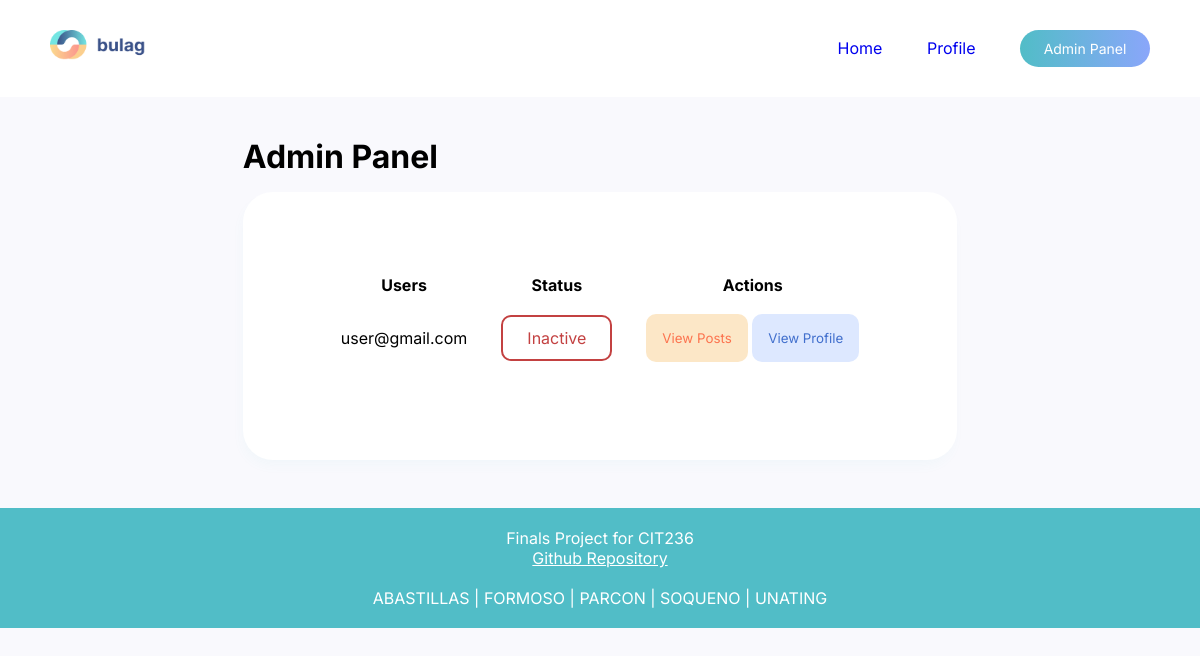
Page /admin_panel.php on the earlier database version.
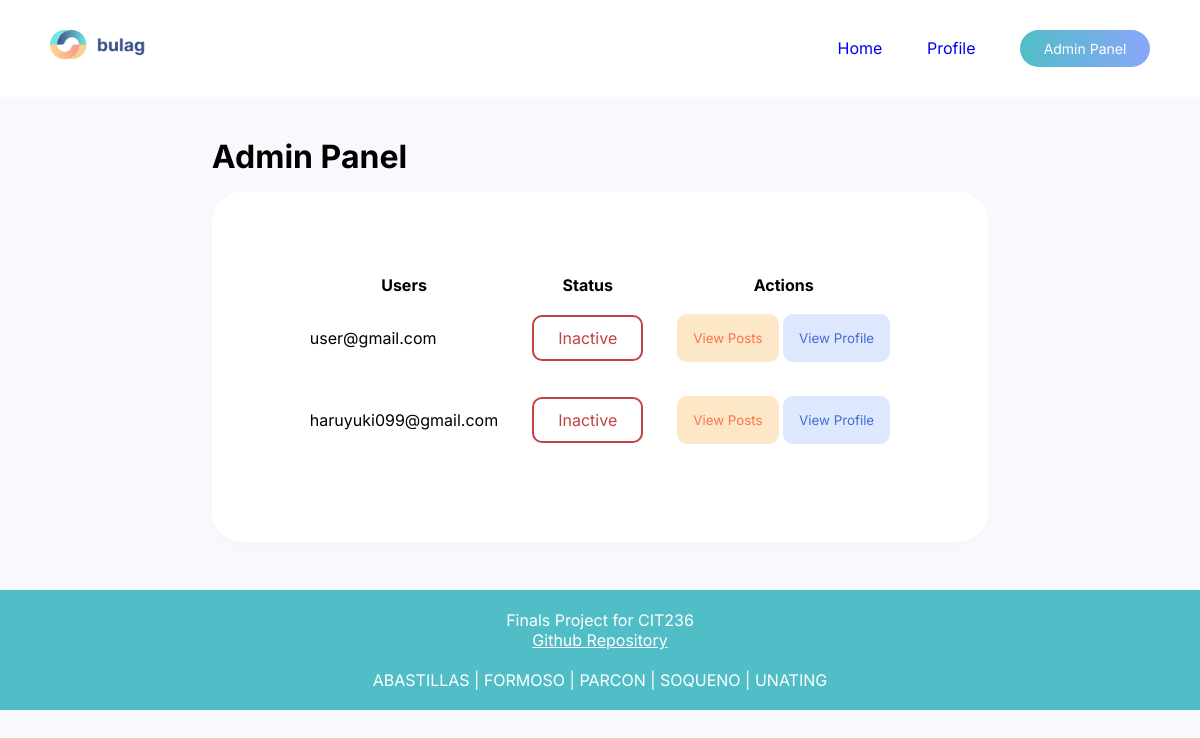
Same page on the later database version.
### tables this page shows
CREATE TABLE IF NOT EXISTS `user` (
  `userID` int(11) NOT NULL AUTO_INCREMENT,
  `role` varchar(255) NOT NULL,
  `user_fname` text NOT NULL,
  `user_lname` text NOT NULL,
  `username` varchar(255) NOT NULL,
  `password` varchar(255) NOT NULL,
  `user_contact` int(11) NOT NULL,
  `email` varchar(255) DEFAULT NULL,
  `user_type` text NOT NULL,
  `user_status` varchar(11) NOT NULL,
  PRIMARY KEY (`userID`)
);

### admin_panel.php (the view, shortened to what this page needs)
<?php
    require ("db_con.php");
    $showUsersSql = $conn->prepare ("Select * from user where role='user'");
  $showUsersSql->execute();
  $showUsers = $showUsersSql->fetchAll();
    ?>
<head>
    <link rel="stylesheet" href="styles/admin.css">
</head>
<body>
    <div class="header">
        <img src="images/Logo.png" width="150px" height="30px">
            <div class="header-right">
                <a href="admin_home.php">Home</a>
                <a href="admin_profile.php">Profile</a>
                <a href="admin_panel.php">
                    <button id="loginbtn">Admin Panel</button>
                </a>
            </div>
    </div>
    <div class="body-container">
      <div class="admin-container">
        <h1>Admin Panel</h1>
        <div class="container">
              <table class="panel">
                <tr>
                  <th>Users</th>
                  <th>Status</th>
                  <th>Actions</th>
                </tr>
                <?php foreach ($showUsers as $usersList): ?>
                <tr>
                  <td><p><?= $usersList['email']; ?> </p></td>
                  <td class="inactive"><p>Inactive</p></td>
                  <td>
                    <div>
                      <button class="btn-posts"><a href="admin_view_posts.php">View Posts</a></button>
                      <button class="btn-profile"><a href="admin_view_profile.php">View Profile</a></button>
                    </div>
                  </td>
                </tr>
                <?php endforeach; ?>
              </table>
          </div>
      </div>
    </div>
    <div class="footer">
        Finals Project for CIT236 <br><u><a href="https://github.com/keiruu/CIT236-Blogging-System" class="github-link" target="_blank">Github Repository</a></u></br><br> ABASTILLAS | FORMOSO | PARCON | SOQUENO | UNATING</br>
    </div>
</body>

### styles/admin.css (style rules this page uses)
* { margin: 0; font-family: 'Inter', sans-serif; }
body { background-color: var(--bg); margin: 0; }
.container { display: relative; background-color: white; gap: 4rem; border-radius: 30px; padding: 5rem; box-shadow: -2px 7px 13px -3px rgba(81, 189, 199, 0.05); -webkit-box-shadow: -2px 7px 13px -3px rgba(81, 189, 199, 0.05); -moz-box-shadow: -2px 7px 13px -3px rgba(81, 189, 199, 0.05); }
.body-container { display: flex; flex-direction: column; justify-content: center; align-items: center; margin-bottom: 3rem; }
.admin-container { display: flex; flex-direction: column; gap: 1rem; }
.panel td { padding: 1rem; }
.btn-posts { background-color: var(--lightyellow); color: var(--yellow); border: none; padding: 1rem; border-radius: 10px; cursor: pointer; transition: all 300ms ease; }
.btn-posts a { color: var(--yellow); text-decoration: none; }
.btn-profile { background-color: #DDE8FF; color: #416FCD; border: none; padding: 1rem; border-radius: 10px; cursor: pointer; transition: all 300ms ease; }
.btn-profile a { text-decoration: none; color: #416FCD; }
.inactive p { border: 2px solid #C34141; padding: 0.7rem 1.5rem; border-radius: 10px; color: #C34141; }
.header { overflow: hidden; background-color: #ffffff; padding: 30px; margin-bottom: 2.5rem; }
img { float: left; padding-left: 20px; }
.header-right { float: right; }
.header-right a { text-decoration: none; padding: 20px; }
#loginbtn { background: rgb(253, 210, 144); background: linear-gradient(90deg, #51BDC7 0%, #8AA6FA 100%); color: white; padding: 10px; border: none; border-radius: 75px; width: 130px; font-family: 'Inter', sans-serif; font-size: 14px; cursor: pointer; }
.footer { position: absolute; padding: 20px; left: 0; right: 0; background-color: #51BDC7; color: white; text-align: center; }
.github-link { text-decoration: none; color: white; }
html, body { margin:0; padding:0; font-family:sans-serif; }

Differences in the rows shown:
added user: email "haruyuki099@gmail.com"
